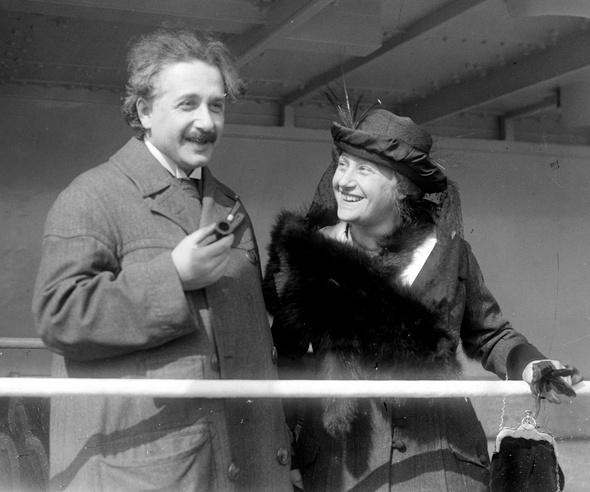
//> input picture The-Modern-Cpp-Challenge/Chapter12/problem_9a/face_detect_ocv/res/albert_and_elsa.jpg, 590 x 492 px
$ ./face_detect   (built with g++ and OpenCV 4)
//> lines starting //> are read from the running program, lines starting //| are printed output that depends on the picture; after the words box and inside, x2 and y2 are one past the last pixel; in counts of white or black regions, pixels touching at a corner belong together
### The-Modern-Cpp-Challenge/Chapter12/problem_9a/face_detect_ocv/parse_filename.hpp
#pragma once
/**
 * parse_filename.hpp
 * 2020-03-01 K.OHWADA
 */

// parse file fullpath to dir name, file name, file extension

#include <string>


bool parseFileName(std::string fullpath, std::string &dir, std::string &title, std::string &ext);

std::string getFileNameWithExt(std::string fullpath);

std::string getFileNameWithoutExt(std::string fullpath);

std::string getFileNameExt(std::string fullpath);

void parseFilePath(std::string fullpath, std::string &dir, std::string &basename);

bool parseBaseName(std::string basename, std::string &title, std::string &ext)
;


/**
 * parseFilePath
 */
void parseFilePath(std::string fullpath, std::string &dir, std::string &basename)
{
    int pos  = fullpath.find_last_of('/');
    if ( pos == (int)std::string::npos ) {
        dir = "";
        basename = fullpath;
    } else {
        dir = fullpath.substr(0,pos+1);
        basename = fullpath.substr(pos+1, fullpath.size()-pos);
    }

}


/**
 * parseBaseName
 */
bool parseBaseName(std::string basename, std::string &title, std::string &ext)
{


    int pos = basename.find('.');
    if ( pos == (int)std::string::npos ) {
        return false;
    }

    title = basename.substr(0, pos);
    ext = basename.substr(pos+1, basename.size()-pos);

    return true;
}


/**
 * parseFileName
 */
// [13 lines left out: function parseFileName, not called in this run]

/**
 * getFileNameWithExt
 */
// [7 lines left out: function getFileNameWithExt, not called in this run]


/**
 * getFileNameWithoutExt
 */
std::string getFileNameWithoutExt(std::string fullpath)
{
    std::string dir;
    std::string basename;
    parseFilePath(fullpath, dir, basename);

    std::string title;
    std::string ext;
    bool ret = parseBaseName(basename, title, ext);
if(!ret) {
    title = basename;
}
    return title;
}


/**
 * getFileNameExt
 */
std::string getFileNameExt(std::string fullpath)
{
    std::string dir;
    std::string basename;
    parseFilePath(fullpath, dir, basename);

    std::string title;
    std::string ext;
    bool ret = parseBaseName(basename, title, ext);
    if(!ret) {
        ext = "";
    }
    return ext;
}

### The-Modern-Cpp-Challenge/Chapter12/problem_9a/face_detect_ocv/face_detect.cpp
/**
 * face_detect.cpp
 * 2022-06-01 K.OHWADA
 */


#include <iostream>
#include <chrono>
#include <string>
#include <vector>
#include <opencv2/opencv.hpp>
#include "parse_filename.hpp"


/**
 * visualize
 */
void visualize(cv::Mat& image, cv::Rect face)
{

// Blue, Green, Red, Alpha
    const cv::Scalar GREEN(0, 255, 0, 255);

// output the coordinates of the detected face
    std::cout << "Face: " << face << std::endl;

    auto x = face.x;
    auto y = face.y;
    auto width = face.width;
    auto height = face.height;
    auto x2 = x+ width;
    auto y2 = y +height;
    cv::Point p1(x, y);
    cv::Point p2(x2, y2);
    int thickness = 2;

    cv::rectangle(image, p1, p2,  GREEN, thickness);
}

using namespace std;


/**
 * main
 */
int main(int argc, char* argv[])
{

    const char* WINNAME = (char *)"OpenCV";

  string input_file("res/albert_and_elsa.jpg");
  string output_file;

  if (argc == 3) {
    input_file  = argv[1];
    output_file = argv[2];
  } else if (argc == 2) {
    input_file  = argv[1];
 } else {
        cout << "Usage: " << argv[0] << " <imgFile> " << endl;
  }


if( output_file.empty() ) {
    string fname = getFileNameWithoutExt(input_file);
    string ext = getFileNameExt(input_file);
    output_file = fname + string("_out.") + ext;
}

  cout << input_file  << endl;
  cout << output_file << endl;

  // use IMREAD_UNCHANGED to support with alpha channel
  cv::Mat input_image = cv::imread(input_file, cv::IMREAD_UNCHANGED);
//> input_image is the input picture: 492 rows x 590 cols, CV_8UC3; min 0, max 255, mean 93.4


// Preparation for object detection with Haar feature-based cascade classifier
  // use cascade classifier for face detection

  const string FACE_CASCADE_NAME =
    "/usr/local/share/opencv4/haarcascades/haarcascade_frontalface_alt.xml";

  cv::CascadeClassifier face_cascade;
  if ( !face_cascade.load(FACE_CASCADE_NAME) ) {
    cerr << "face_cascade.load failed" <<  endl;
            return EXIT_FAILURE;
  };


  // detect face
  std::vector<cv::Rect> faces;
  face_cascade.detectMultiScale(input_image, faces);
//> faces = 1 Rect (x, y, width, height): [152, 67, 98, 98]


  // Object to put the output image data
  // use CV_8UC4 to support with alpha channel
  // CV_<bit-depth>{U|S|F}C(<number_of_channels>)
// CV_8U: bit depth = unsigned 8-bit integer (0-255)
  // C4: number of channels=4
  cv::Mat output_image(input_image.size(), CV_8UC4);

// copy input image data to output image data
  input_image.copyTo(output_image);

  for (size_t i=0; i<faces.size(); i++)
{
    visualize(output_image, faces[i]);
  } // for
//> this loop made 1 pass
//> (x in visualize, y in visualize, width in visualize, height in visualize, x2 in visualize, y2 in visualize) on pass 1: (152, 67, 98, 98, 250, 165)
//| Face: [98 x 98 from (152, 67)]
//> pass 1, `visualize(output_image, faces[i]);`:
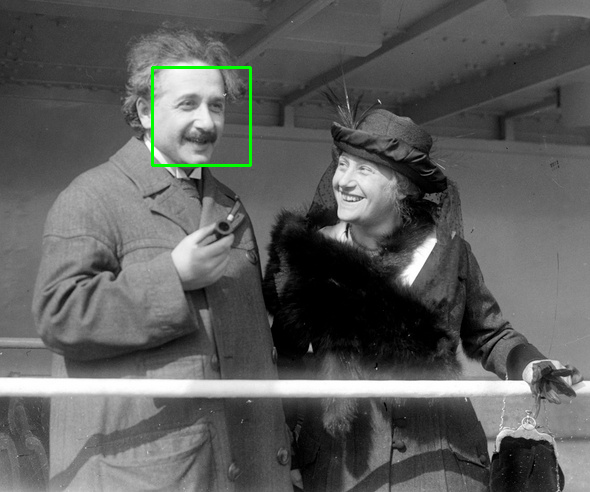
//> output_image: 492 rows x 590 cols, CV_8UC3; 0.4% of pixels changed, all inside (x1, y1, x2, y2) = (151, 66, 252, 167)

  // create window
  cv::namedWindow(WINNAME, cv::WINDOW_AUTOSIZE|cv::WINDOW_FREERATIO);

  // show image
  cv::imshow(WINNAME, output_image);

  cv::waitKey(0);

// output image
  cv::imwrite(output_file, output_image);

cout << "saved: " << output_file << endl;

      return EXIT_SUCCESS;
}

// Face: [175 x 175 from (215, 202)]
// created: lena_out.png
